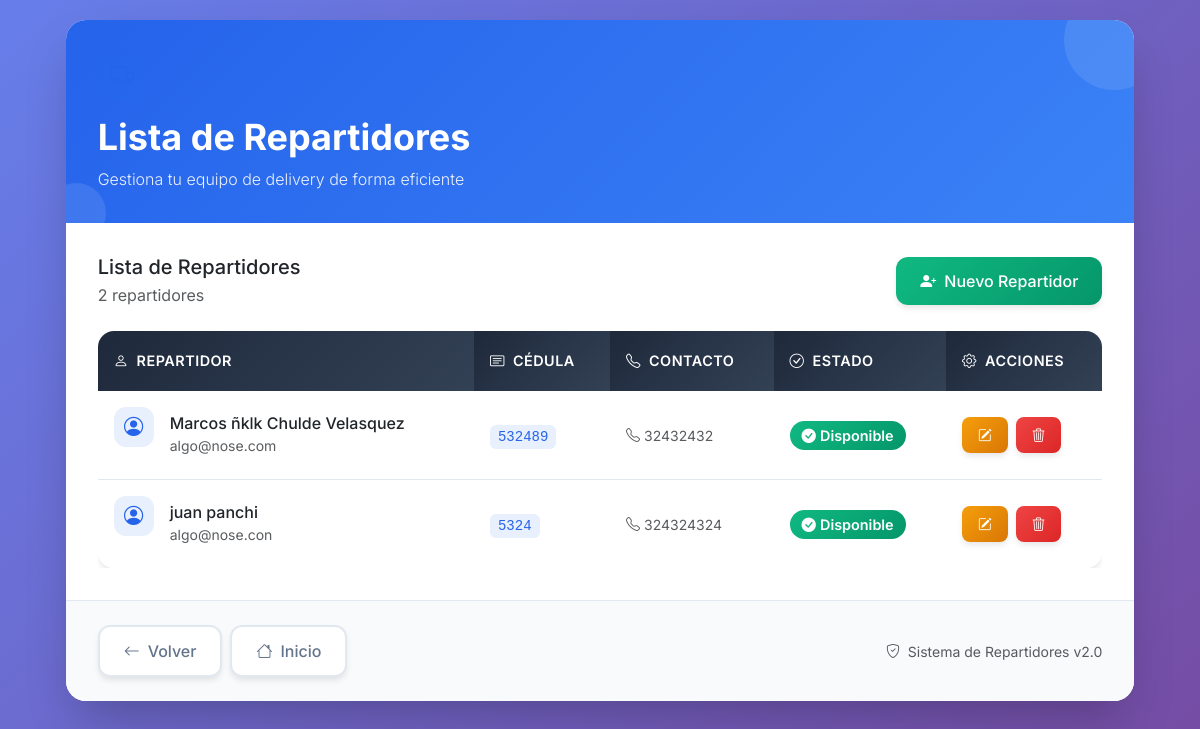
Page /productos/repartidores/ on the earlier database version.
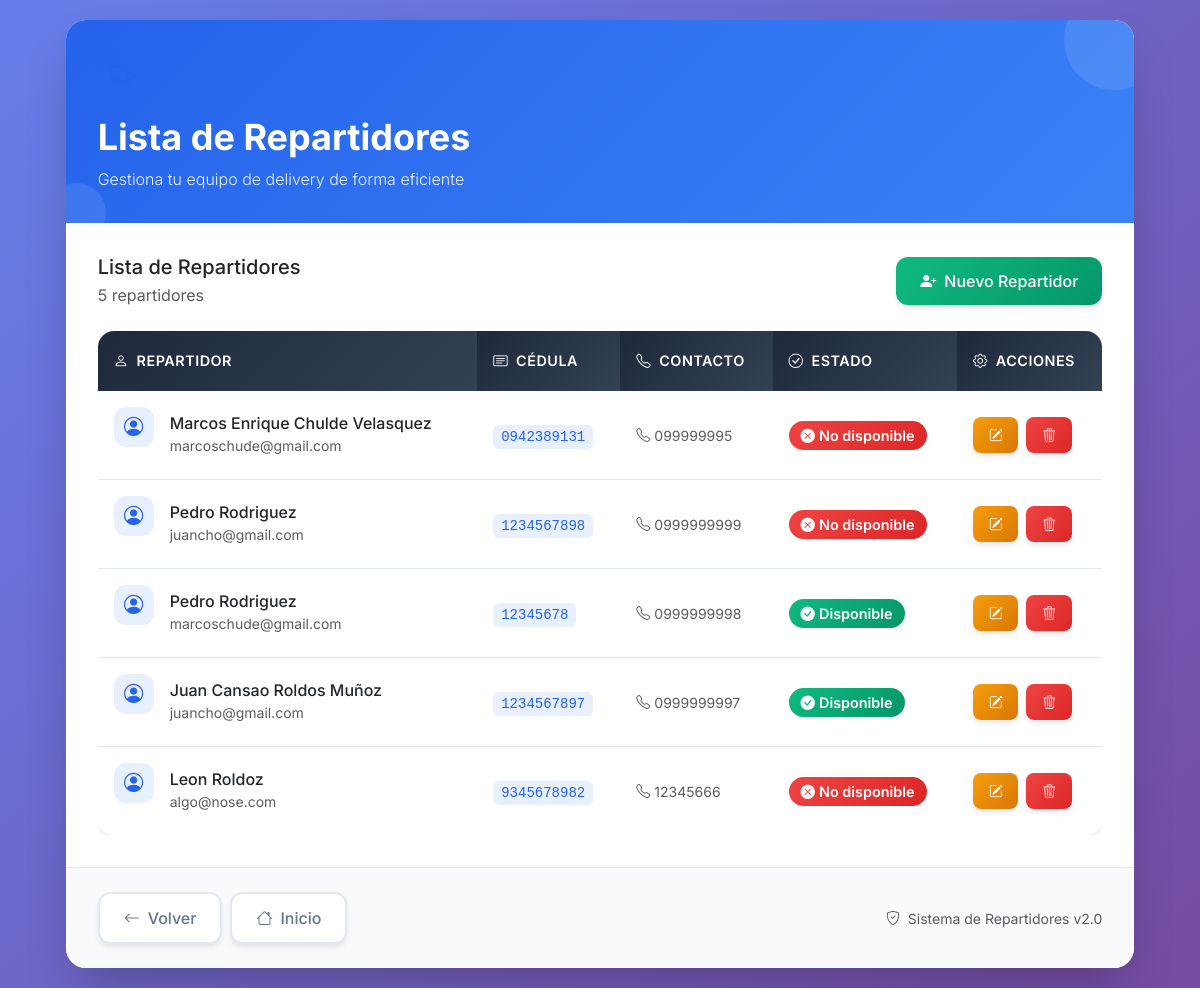
Same page on the later database version.
### CrudProducto/models.py (models this page shows, shortened)
class Persona(models.Model):
    nombre = models.CharField(max_length=100)
    apellidos = models.CharField(max_length=100)
    cedula = models.CharField(max_length=20, unique=True)
    telefono = models.CharField(max_length=15)
    correo = models.EmailField()
    class Meta:
        abstract = True  # No se creará tabla en la BD

class Repartidor(Persona):
    OPCIONES = [
        ('Si', 'Sí'),
        ('No', 'No'),
    ]
    disponible = models.CharField(
        max_length=2,
        choices=OPCIONES,
        default='Si',  # Establece un valor por defecto
        verbose_name="Disponibilidad"
    )

### CrudProducto/views.py (the view)
# urls.py: path('repartidores/', views.listar_repartidores, name='listar_repartidores'),
def listar_repartidores(request):
    repartidores = Repartidor.objects.all().order_by('apellidos', 'nombre')  # Orden alfabético
    return render(request, 'repartidor.html', {
        'repartidores': repartidores,
        'title': 'Lista de Repartidores',
        'vista': 'lista'
    })

### CrudProducto/templates/repartidor.html (shortened to what the changed rows need)
<!DOCTYPE html>
<html lang="es">
<head>
    <link href="https://cdn.jsdelivr.net/npm/bootstrap@5.3.0/dist/css/bootstrap.min.css" rel="stylesheet">
    <link rel="stylesheet" href="https://cdn.jsdelivr.net/npm/bootstrap-icons@1.11.0/font/bootstrap-icons.css">
</head>
<body>
    <div class="container-fluid px-3">
        <div class="row justify-content-center">
            <div class="col-12 col-xl-11">
                <div class="main-container">
                    <div class="header-section">
                        <h1 class="header-title">{{ title }}</h1>
                    </div>
                    <div class="content-section">
                        {% if vista == "lista" %}
                            <div class="d-flex justify-content-between align-items-center mb-4">
                                <div>
                                    <h5 class="mb-1">Lista de Repartidores</h5>
                                    <p class="text-muted mb-0">{{ repartidores|length }} repartidor{{ repartidores|length|pluralize:"es" }}</p>
                                </div>
                                <a href="{% url 'productos:crear_repartidor' %}" class="btn btn-success-elegant btn-elegant">
                                    <i class="bi bi-person-plus-fill me-2"></i>Nuevo Repartidor
                                </a>
                            </div>
                            <div class="table-responsive">
                                <table class="table table-elegant mb-0">
                                    <thead>
                                        <tr>
                                            <th><i class="bi bi-person me-2"></i>Repartidor</th>
                                            <th><i class="bi bi-card-text me-2"></i>Cédula</th>
                                            <th><i class="bi bi-telephone me-2"></i>Contacto</th>
                                            <th><i class="bi bi-check-circle me-2"></i>Estado</th>
                                            <th><i class="bi bi-gear me-2"></i>Acciones</th>
                                        </tr>
                                    </thead>
                                    <tbody>
                                        {% for r in repartidores %}
                                        <tr>
                                            <td>
                                                <div class="d-flex align-items-center">
                                                    <div class="icon-box icon-primary me-3" style="width: 40px; height: 40px; font-size: 1.2rem;">
                                                        <i class="bi bi-person-circle"></i>
                                                    </div>
                                                    <div>
                                                        <h6 class="mb-0">{{ r.nombre }} {{ r.apellidos }}</h6>
                                                        <small class="text-muted">{{ r.correo }}</small>
                                                    </div>
                                                </div>
                                            </td>
                                            <td>
                                                <code style="background: rgba(37, 99, 235, 0.1); color: var(--primary-color); padding: 4px 8px; border-radius: 6px;">{{ r.cedula }}</code>
                                            </td>
                                            <td>
                                                <div>
                                                    <small class="text-muted d-block"><i class="bi bi-telephone me-1"></i>{{ r.telefono }}</small>
                                                </div>
                                            </td>
                                            <td>
                                                {% if r.disponible == 'Si' %}
                                                    <span class="status-badge status-available">
                                                        <i class="bi bi-check-circle-fill me-1"></i>Disponible
                                                    </span>
                                                {% else %}
                                                    <span class="status-badge status-unavailable">
                                                        <i class="bi bi-x-circle-fill me-1"></i>No disponible
                                                    </span>
                                                {% endif %}
                                            </td>
                                            <td>
                                                <div class="action-buttons">
                                                    <a href="{% url 'productos:actualizar_repartidor' r.id %}"
                                                       class="btn btn-warning-elegant btn-sm-elegant btn-elegant"
                                                       title="Editar">
                                                        <i class="bi bi-pencil-square"></i>
                                                    </a>
                                                    <a href="{% url 'productos:eliminar_repartidor' r.id %}"
                                                       class="btn btn-danger-elegant btn-sm-elegant btn-elegant"
                                                       title="Eliminar">
                                                        <i class="bi bi-trash3"></i>
                                                    </a>
                                                </div>
                                            </td>
                                        </tr>
                                        {% endfor %}
                                    </tbody>
                                </table>
                            </div>
                        {% endif %}
                    </div>
                </div>
            </div>
        </div>
    </div>
</body>
</html>

Differences in the rows shown:
removed Repartidor: nombre "Marcos ñklk", apellidos "Chulde Velasquez", correo "algo@nose.com", cedula "532489", telefono "32432432", disponible "Si" (drawn)
removed Repartidor: nombre "juan", apellidos "panchi", correo "algo@nose.con", cedula "5324", telefono "324324324", disponible "Si" (drawn)
added Repartidor: nombre "Marcos Enrique", apellidos "Chulde Velasquez", correo "marcoschude@gmail.com", cedula "0942389131", telefono "099999995", disponible "No" (drawn)
added Repartidor: nombre "Pedro", apellidos "Rodriguez", correo "juancho@gmail.com", cedula "1234567898", telefono "0999999999", disponible "No" (drawn)
added Repartidor: nombre "Pedro", apellidos "Rodriguez", correo "marcoschude@gmail.com", cedula "12345678", telefono "0999999998", disponible "Si" (drawn)
added Repartidor: nombre "Juan Cansao", apellidos "Roldos Muñoz", correo "juancho@gmail.com", cedula "1234567897", telefono "0999999997", disponible "Si" (drawn)
added Repartidor: nombre "Leon", apellidos "Roldoz", correo "algo@nose.com", cedula "9345678982", telefono "12345666", disponible "No" (drawn)
Other differences:
{{ repartidores|length }}: "2" → "5"
